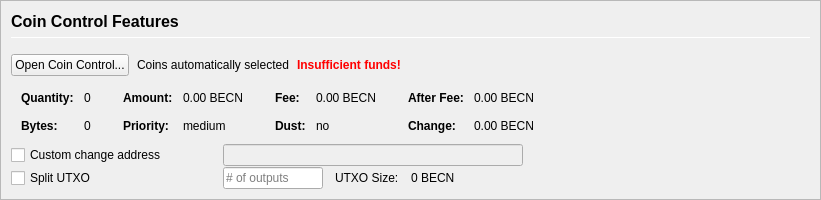
         <widget class="QFrame" name="frameCoinControl">
          <property name="sizePolicy">
           <sizepolicy hsizetype="Expanding" vsizetype="Expanding">
            <horstretch>0</horstretch>
            <verstretch>0</verstretch>
           </sizepolicy>
          </property>
          <property name="maximumSize">
           <size>
            <width>16777215</width>
            <height>16777215</height>
           </size>
          </property>
          <property name="frameShape">
           <enum>QFrame::StyledPanel</enum>
          </property>
          <property name="frameShadow">
           <enum>QFrame::Sunken</enum>
          </property>
          <layout class="QVBoxLayout" name="verticalLayoutCoinControl2">
           <property name="spacing">
            <number>0</number>
           </property>
           <property name="margin">
            <number>0</number>
           </property>
           <item>
            <widget class="QFrame" name="frameCoinControl_BG">
             <layout class="QVBoxLayout" name="verticalLayoutCoinControl" stretch="0,0,0,0,0,0">
              <property name="spacing">
               <number>1</number>
              </property>
              <property name="leftMargin">
               <number>10</number>
              </property>
              <property name="topMargin">
               <number>10</number>
              </property>
              <item>
               <layout class="QHBoxLayout" name="horizontalLayoutCoinControl1">
                <property name="bottomMargin">
                 <number>15</number>
                </property>
                <item>
                 <layout class="QVBoxLayout" name="verticalLayout_3">
                  <property name="spacing">
                   <number>6</number>
                  </property>
                  <item>
                   <widget class="QLabel" name="labelCoinControlFeatures">
                    <property name="sizePolicy">
                     <sizepolicy hsizetype="Preferred" vsizetype="Maximum">
                      <horstretch>0</horstretch>
                      <verstretch>0</verstretch>
                     </sizepolicy>
                    </property>
                    <property name="minimumSize">
                     <size>
                      <width>0</width>
                      <height>20</height>
                     </size>
                    </property>
                    <property name="font">
                     <font>
                      <pointsize>12</pointsize>
                      <weight>75</weight>
                      <bold>true</bold>
                     </font>
                    </property>
                    <property name="styleSheet">
                     <string notr="true">font-weight:bold;</string>
                    </property>
                    <property name="text">
                     <string>Coin Control Features</string>
                    </property>
                   </widget>
                  </item>
                  <item>
                   <widget class="Line" name="line">
                    <property name="minimumSize">
                     <size>
                      <width>0</width>
                      <height>1</height>
                     </size>
                    </property>
                    <property name="maximumSize">
                     <size>
                      <width>16777215</width>
                      <height>1</height>
                     </size>
                    </property>
                    <property name="orientation">
                     <enum>Qt::Horizontal</enum>
                    </property>
                   </widget>
                  </item>
                 </layout>
                </item>
               </layout>
              </item>
              <item>
               <layout class="QHBoxLayout" name="horizontalLayoutCoinControl2" stretch="0,0,0,0">
                <property name="spacing">
                 <number>8</number>
                </property>
                <property name="bottomMargin">
                 <number>10</number>
                </property>
                <item>
                 <widget class="QPushButton" name="pushButtonCoinControl">
                  <property name="styleSheet">
                   <string notr="true"/>
                  </property>
                  <property name="text">
                   <string>Open Coin Control...</string>
                  </property>
                  <property name="autoDefault">
                   <bool>false</bool>
                  </property>
                 </widget>
                </item>
                <item>
                 <widget class="QLabel" name="labelCoinControlAutomaticallySelected">
                  <property name="text">
                   <string>Coins automatically selected</string>
                  </property>
                  <property name="margin">
                   <number>5</number>
                  </property>
                 </widget>
                </item>
                <item>
                 <widget class="QLabel" name="labelCoinControlInsuffFunds">
                  <property name="font">
                   <font>
                    <weight>75</weight>
                    <bold>true</bold>
                   </font>
                  </property>
                  <property name="styleSheet">
                   <string notr="true">color:red;font-weight:bold;</string>
                  </property>
                  <property name="text">
                   <string>Insufficient funds!</string>
                  </property>
                  <property name="margin">
                   <number>5</number>
                  </property>
                 </widget>
                </item>
                <item>
                 <spacer name="horizontalSpacerCoinControl">
                  <property name="orientation">
                   <enum>Qt::Horizontal</enum>
                  </property>
                  <property name="sizeHint" stdset="0">
                   <size>
                    <width>40</width>
                    <height>1</height>
                   </size>
                  </property>
                 </spacer>
                </item>
               </layout>
              </item>
              <item>
               <widget class="QWidget" name="widgetCoinControl" native="true">
                <property name="sizePolicy">
                 <sizepolicy hsizetype="Preferred" vsizetype="Preferred">
                  <horstretch>0</horstretch>
                  <verstretch>0</verstretch>
                 </sizepolicy>
                </property>
                <property name="minimumSize">
                 <size>
                  <width>0</width>
                  <height>0</height>
                 </size>
                </property>
                <property name="styleSheet">
                 <string notr="true"/>
                </property>
                <layout class="QHBoxLayout" name="horizontalLayoutCoinControl5">
                 <property name="margin">
                  <number>0</number>
                 </property>
                 <item>
                  <layout class="QHBoxLayout" name="horizontalLayoutCoinControl3" stretch="0,0,0,1">
                   <property name="spacing">
                    <number>20</number>
                   </property>
                   <property name="topMargin">
                    <number>0</number>
                   </property>
                   <property name="bottomMargin">
                    <number>10</number>
                   </property>
                   <item>
                    <layout class="QFormLayout" name="formLayoutCoinControl1">
                     <property name="horizontalSpacing">
                      <number>10</number>
                     </property>
                     <property name="verticalSpacing">
                      <number>14</number>
                     </property>
                     <property name="leftMargin">
                      <number>10</number>
                     </property>
                     <property name="topMargin">
                      <number>4</number>
                     </property>
                     <property name="rightMargin">
                      <number>6</number>
                     </property>
                     <item row="0" column="0">
                      <widget class="QLabel" name="labelCoinControlQuantityText">
                       <property name="font">
                        <font>
                         <weight>75</weight>
                         <bold>true</bold>
                        </font>
                       </property>
                       <property name="text">
                        <string>Quantity:</string>
                       </property>
                       <property name="margin">
                        <number>0</number>
                       </property>
                      </widget>
                     </item>
                     <item row="0" column="1">
                      <widget class="QLabel" name="labelCoinControlQuantity">
                       <property name="cursor">
                        <cursorShape>IBeamCursor</cursorShape>
                       </property>
                       <property name="contextMenuPolicy">
                        <enum>Qt::ActionsContextMenu</enum>
                       </property>
                       <property name="text">
                        <string notr="true">0</string>
                       </property>
                       <property name="margin">
                        <number>0</number>
                       </property>
                       <property name="textInteractionFlags">
                        <set>Qt::LinksAccessibleByMouse|Qt::TextSelectableByKeyboard|Qt::TextSelectableByMouse</set>
                       </property>
                      </widget>
                     </item>
                     <item row="1" column="0">
                      <widget class="QLabel" name="labelCoinControlBytesText">
                       <property name="font">
                        <font>
                         <weight>75</weight>
                         <bold>true</bold>
                        </font>
                       </property>
                       <property name="text">
                        <string>Bytes:</string>
                       </property>
                      </widget>
                     </item>
                     <item row="1" column="1">
                      <widget class="QLabel" name="labelCoinControlBytes">
                       <property name="cursor">
                        <cursorShape>IBeamCursor</cursorShape>
                       </property>
                       <property name="contextMenuPolicy">
                        <enum>Qt::ActionsContextMenu</enum>
                       </property>
                       <property name="text">
                        <string notr="true">0</string>
                       </property>
                       <property name="textInteractionFlags">
                        <set>Qt::LinksAccessibleByMouse|Qt::TextSelectableByKeyboard|Qt::TextSelectableByMouse</set>
                       </property>
                      </widget>
                     </item>
                    </layout>
                   </item>
                   <item>
                    <layout class="QFormLayout" name="formLayoutCoinControl2">
                     <property name="horizontalSpacing">
                      <number>10</number>
                     </property>
                     <property name="verticalSpacing">
                      <number>14</number>
                     </property>
                     <property name="leftMargin">
                      <number>6</number>
                     </property>
                     <property name="topMargin">
                      <number>4</number>
                     </property>
                     <property name="rightMargin">
                      <number>6</number>
                     </property>
                     <item row="0" column="0">
                      <widget class="QLabel" name="labelCoinControlAmountText">
                       <property name="font">
                        <font>
                         <weight>75</weight>
                         <bold>true</bold>
                        </font>
                       </property>
                       <property name="text">
                        <string>Amount:</string>
                       </property>
                       <property name="margin">
                        <number>0</number>
                       </property>
                      </widget>
                     </item>
                     <item row="0" column="1">
                      <widget class="QLabel" name="labelCoinControlAmount">
                       <property name="cursor">
                        <cursorShape>IBeamCursor</cursorShape>
                       </property>
                       <property name="contextMenuPolicy">
                        <enum>Qt::ActionsContextMenu</enum>
                       </property>
                       <property name="text">
                        <string notr="true">0.00 BECN</string>
                       </property>
                       <property name="textInteractionFlags">
                        <set>Qt::LinksAccessibleByMouse|Qt::TextSelectableByKeyboard|Qt::TextSelectableByMouse</set>
                       </property>
                      </widget>
                     </item>
                     <item row="1" column="0">
                      <widget class="QLabel" name="labelCoinControlPriorityText">
                       <property name="font">
                        <font>
                         <weight>75</weight>
                         <bold>true</bold>
                        </font>
                       </property>
                       <property name="text">
                        <string>Priority:</string>
                       </property>
                      </widget>
                     </item>
                     <item row="1" column="1">
                      <widget class="QLabel" name="labelCoinControlPriority">
                       <property name="cursor">
                        <cursorShape>IBeamCursor</cursorShape>
                       </property>
                       <property name="contextMenuPolicy">
                        <enum>Qt::ActionsContextMenu</enum>
                       </property>
                       <property name="text">
                        <string>medium</string>
                       </property>
                       <property name="textInteractionFlags">
                        <set>Qt::LinksAccessibleByMouse|Qt::TextSelectableByKeyboard|Qt::TextSelectableByMouse</set>
                       </property>
                      </widget>
                     </item>
                    </layout>
                   </item>
                   <item>
                    <layout class="QFormLayout" name="formLayoutCoinControl3">
                     <property name="horizontalSpacing">
                      <number>10</number>
                     </property>
                     <property name="verticalSpacing">
                      <number>14</number>
                     </property>
                     <property name="leftMargin">
                      <number>6</number>
                     </property>
                     <property name="topMargin">
                      <number>4</number>
                     </property>
                     <property name="rightMargin">
                      <number>6</number>
                     </property>
                     <item row="0" column="0">
                      <widget class="QLabel" name="labelCoinControlFeeText">
                       <property name="font">
                        <font>
                         <weight>75</weight>
                         <bold>true</bold>
                        </font>
                       </property>
                       <property name="text">
                        <string>Fee:</string>
                       </property>
                       <property name="margin">
                        <number>0</number>
                       </property>
                      </widget>
                     </item>
                     <item row="0" column="1">
                      <widget class="QLabel" name="labelCoinControlFee">
                       <property name="cursor">
                        <cursorShape>IBeamCursor</cursorShape>
                       </property>
                       <property name="contextMenuPolicy">
                        <enum>Qt::ActionsContextMenu</enum>
                       </property>
                       <property name="text">
                        <string notr="true">0.00 BECN</string>
                       </property>
                       <property name="textInteractionFlags">
                        <set>Qt::LinksAccessibleByMouse|Qt::TextSelectableByKeyboard|Qt::TextSelectableByMouse</set>
                       </property>
                      </widget>
                     </item>
                     <item row="1" column="0">
                      <widget class="QLabel" name="labelCoinControlLowOutputText">
                       <property name="font">
                        <font>
                         <weight>75</weight>
                         <bold>true</bold>
                        </font>
                       </property>
                       <property name="text">
                        <string>Dust:</string>
                       </property>
                      </widget>
                     </item>
                     <item row="1" column="1">
                      <widget class="QLabel" name="labelCoinControlLowOutput">
                       <property name="cursor">
                        <cursorShape>IBeamCursor</cursorShape>
                       </property>
                       <property name="contextMenuPolicy">
                        <enum>Qt::ActionsContextMenu</enum>
                       </property>
                       <property name="text">
                        <string>no</string>
                       </property>
                       <property name="textInteractionFlags">
                        <set>Qt::LinksAccessibleByMouse|Qt::TextSelectableByKeyboard|Qt::TextSelectableByMouse</set>
                       </property>
                      </widget>
                     </item>
                    </layout>
                   </item>
                   <item>
                    <layout class="QFormLayout" name="formLayoutCoinControl4">
                     <property name="horizontalSpacing">
                      <number>10</number>
                     </property>
                     <property name="verticalSpacing">
                      <number>14</number>
                     </property>
                     <property name="leftMargin">
                      <number>6</number>
                     </property>
                     <property name="topMargin">
                      <number>4</number>
                     </property>
                     <property name="rightMargin">
                      <number>6</number>
                     </property>
                     <item row="0" column="0">
                      <widget class="QLabel" name="labelCoinControlAfterFeeText">
                       <property name="font">
                        <font>
                         <weight>75</weight>
                         <bold>true</bold>
                        </font>
                       </property>
                       <property name="text">
                        <string>After Fee:</string>
                       </property>
                       <property name="margin">
                        <number>0</number>
                       </property>
                      </widget>
                     </item>
                     <item row="0" column="1">
                      <widget class="QLabel" name="labelCoinControlAfterFee">
                       <property name="cursor">
                        <cursorShape>IBeamCursor</cursorShape>
                       </property>
                       <property name="contextMenuPolicy">
                        <enum>Qt::ActionsContextMenu</enum>
                       </property>
                       <property name="text">
                        <string notr="true">0.00 BECN</string>
                       </property>
                       <property name="textInteractionFlags">
                        <set>Qt::LinksAccessibleByMouse|Qt::TextSelectableByKeyboard|Qt::TextSelectableByMouse</set>
                       </property>
                      </widget>
                     </item>
                     <item row="1" column="0">
                      <widget class="QLabel" name="labelCoinControlChangeText">
                       <property name="font">
                        <font>
                         <weight>75</weight>
                         <bold>true</bold>
                        </font>
                       </property>
                       <property name="text">
                        <string>Change:</string>
                       </property>
                      </widget>
                     </item>
                     <item row="1" column="1">
                      <widget class="QLabel" name="labelCoinControlChange">
                       <property name="cursor">
                        <cursorShape>IBeamCursor</cursorShape>
                       </property>
                       <property name="contextMenuPolicy">
                        <enum>Qt::ActionsContextMenu</enum>
                       </property>
                       <property name="text">
                        <string notr="true">0.00 BECN</string>
                       </property>
                       <property name="textInteractionFlags">
                        <set>Qt::LinksAccessibleByMouse|Qt::TextSelectableByKeyboard|Qt::TextSelectableByMouse</set>
                       </property>
                      </widget>
                     </item>
                    </layout>
                   </item>
                  </layout>
                 </item>
                </layout>
               </widget>
              </item>
              <item>
               <layout class="QHBoxLayout" name="horizontalLayoutCoinControl4">
                <property name="spacing">
                 <number>12</number>
                </property>
                <property name="sizeConstraint">
                 <enum>QLayout::SetDefaultConstraint</enum>
                </property>
                <property name="topMargin">
                 <number>0</number>
                </property>
                <property name="rightMargin">
                 <number>0</number>
                </property>
                <item>
                 <widget class="QCheckBox" name="checkBoxCoinControlChange">
                  <property name="sizePolicy">
                   <sizepolicy hsizetype="Preferred" vsizetype="Preferred">
                    <horstretch>0</horstretch>
                    <verstretch>0</verstretch>
                   </sizepolicy>
                  </property>
                  <property name="minimumSize">
                   <size>
                    <width>200</width>
                    <height>0</height>
                   </size>
                  </property>
                  <property name="maximumSize">
                   <size>
                    <width>200</width>
                    <height>16777215</height>
                   </size>
                  </property>
                  <property name="toolTip">
                   <string>If this is activated, but the change address is empty or invalid, change will be sent to a newly generated address.</string>
                  </property>
                  <property name="text">
                   <string>Custom change address</string>
                  </property>
                 </widget>
                </item>
                <item>
                 <widget class="QValidatedLineEdit" name="lineEditCoinControlChange">
                  <property name="enabled">
                   <bool>false</bool>
                  </property>
                  <property name="sizePolicy">
                   <sizepolicy hsizetype="Preferred" vsizetype="Preferred">
                    <horstretch>0</horstretch>
                    <verstretch>0</verstretch>
                   </sizepolicy>
                  </property>
                  <property name="minimumSize">
                   <size>
                    <width>300</width>
                    <height>0</height>
                   </size>
                  </property>
                 </widget>
                </item>
                <item>
                 <widget class="QLabel" name="labelCoinControlChangeLabel">
                  <property name="sizePolicy">
                   <sizepolicy hsizetype="Preferred" vsizetype="Preferred">
                    <horstretch>0</horstretch>
                    <verstretch>0</verstretch>
                   </sizepolicy>
                  </property>
                  <property name="minimumSize">
                   <size>
                    <width>100</width>
                    <height>0</height>
                   </size>
                  </property>
                  <property name="text">
                   <string/>
                  </property>
                  <property name="margin">
                   <number>3</number>
                  </property>
                 </widget>
                </item>
               </layout>
              </item>
              <item>
               <layout class="QHBoxLayout" name="horizontalLayoutCoinControl6">
                <property name="spacing">
                 <number>12</number>
                </property>
                <property name="rightMargin">
                 <number>0</number>
                </property>
                <item>
                 <widget class="QCheckBox" name="splitBlockCheckBox">
                  <property name="sizePolicy">
                   <sizepolicy hsizetype="Preferred" vsizetype="Preferred">
                    <horstretch>0</horstretch>
                    <verstretch>0</verstretch>
                   </sizepolicy>
                  </property>
                  <property name="minimumSize">
                   <size>
                    <width>200</width>
                    <height>0</height>
                   </size>
                  </property>
                  <property name="maximumSize">
                   <size>
                    <width>200</width>
                    <height>16777215</height>
                   </size>
                  </property>
                  <property name="text">
                   <string>Split UTXO</string>
                  </property>
                 </widget>
                </item>
                <item>
                 <widget class="QLineEdit" name="splitBlockLineEdit">
                  <property name="sizePolicy">
                   <sizepolicy hsizetype="Preferred" vsizetype="Preferred">
                    <horstretch>50</horstretch>
                    <verstretch>0</verstretch>
                   </sizepolicy>
                  </property>
                  <property name="minimumSize">
                   <size>
                    <width>100</width>
                    <height>0</height>
                   </size>
                  </property>
                  <property name="maximumSize">
                   <size>
                    <width>100</width>
                    <height>16777215</height>
                   </size>
                  </property>
                  <property name="placeholderText">
                   <string># of outputs</string>
                  </property>
                 </widget>
                </item>
                <item>
                 <widget class="QLabel" name="labelBlockSizeText">
                  <property name="text">
                   <string>UTXO Size:</string>
                  </property>
                 </widget>
                </item>
                <item>
                 <widget class="QLabel" name="labelBlockSize">
                  <property name="text">
                   <string>0 BECN</string>
                  </property>
                 </widget>
                </item>
                <item>
                 <spacer name="horizontalSpacer_7">
                  <property name="orientation">
                   <enum>Qt::Horizontal</enum>
                  </property>
                  <property name="sizeHint" stdset="0">
                   <size>
                    <width>40</width>
                    <height>20</height>
                   </size>
                  </property>
                 </spacer>
                </item>
               </layout>
              </item>
              <item>
               <spacer name="verticalSpacerCoinControl">
                <property name="orientation">
                 <enum>Qt::Vertical</enum>
                </property>
                <property name="sizeHint" stdset="0">
                 <size>
                  <width>800</width>
                  <height>1</height>
                 </size>
                </property>
               </spacer>
              </item>
             </layout>
            </widget>
           </item>
          </layout>
         </widget>
